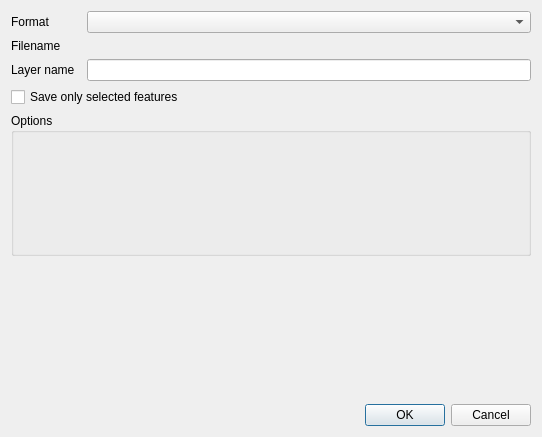
<?xml version="1.0" encoding="UTF-8"?>
<ui version="4.0">
 <class>Dialog</class>
 <widget class="QDialog" name="Dialog">
  <property name="geometry">
   <rect>
    <x>0</x>
    <y>0</y>
    <width>542</width>
    <height>437</height>
   </rect>
  </property>
  <property name="windowTitle">
   <string>Export Spectral Profiles</string>
  </property>
  <layout class="QGridLayout" name="gridLayout">
   <item row="5" column="0">
    <spacer name="verticalSpacer">
     <property name="orientation">
      <enum>Qt::Vertical</enum>
     </property>
     <property name="sizeHint" stdset="0">
      <size>
       <width>20</width>
       <height>40</height>
      </size>
     </property>
    </spacer>
   </item>
   <item row="0" column="0">
    <widget class="QLabel" name="label">
     <property name="text">
      <string>Format</string>
     </property>
    </widget>
   </item>
   <item row="2" column="2">
    <widget class="QLineEdit" name="tbLayerName">
     <property name="inputMask">
      <string/>
     </property>
     <property name="text">
      <string/>
     </property>
    </widget>
   </item>
   <item row="1" column="0">
    <widget class="QLabel" name="label_2">
     <property name="text">
      <string>Filename</string>
     </property>
    </widget>
   </item>
   <item row="0" column="2">
    <widget class="QComboBox" name="cbFormat"/>
   </item>
   <item row="6" column="0" colspan="3">
    <widget class="QDialogButtonBox" name="buttonBox">
     <property name="orientation">
      <enum>Qt::Horizontal</enum>
     </property>
     <property name="standardButtons">
      <set>QDialogButtonBox::Cancel|QDialogButtonBox::Ok</set>
     </property>
    </widget>
   </item>
   <item row="1" column="2">
    <widget class="QgsFileWidget" name="fileWidget">
     <property name="storageMode">
      <enum>QgsFileWidget::SaveFile</enum>
     </property>
    </widget>
   </item>
   <item row="2" column="0">
    <widget class="QLabel" name="labelLayerName">
     <property name="text">
      <string>Layer name</string>
     </property>
    </widget>
   </item>
   <item row="4" column="0" colspan="3">
    <widget class="QScrollArea" name="scrollArea">
     <property name="frameShape">
      <enum>QFrame::NoFrame</enum>
     </property>
     <property name="widgetResizable">
      <bool>true</bool>
     </property>
     <widget class="QWidget" name="scrollAreaWidgetContents">
      <property name="geometry">
       <rect>
        <x>0</x>
        <y>0</y>
        <width>520</width>
        <height>128</height>
       </rect>
      </property>
      <layout class="QVBoxLayout" name="verticalLayout_2">
       <property name="leftMargin">
        <number>0</number>
       </property>
       <property name="topMargin">
        <number>0</number>
       </property>
       <property name="rightMargin">
        <number>0</number>
       </property>
       <property name="bottomMargin">
        <number>0</number>
       </property>
       <item>
        <widget class="QgsCollapsibleGroupBox" name="gbFormatOptions">
         <property name="sizePolicy">
          <sizepolicy hsizetype="Preferred" vsizetype="Preferred">
           <horstretch>0</horstretch>
           <verstretch>1</verstretch>
          </sizepolicy>
         </property>
         <property name="minimumSize">
          <size>
           <width>0</width>
           <height>0</height>
          </size>
         </property>
         <property name="title">
          <string>Options</string>
         </property>
         <layout class="QVBoxLayout" name="verticalLayout">
          <item>
           <widget class="QStackedWidget" name="stackedWidgetFormatOptions"/>
          </item>
         </layout>
        </widget>
       </item>
      </layout>
     </widget>
    </widget>
   </item>
   <item row="3" column="0" colspan="3">
    <widget class="QCheckBox" name="cbSaveSelectedOnly">
     <property name="text">
      <string>Save only selected features</string>
     </property>
    </widget>
   </item>
  </layout>
 </widget>
 <customwidgets>
  <customwidget>
   <class>QgsCollapsibleGroupBox</class>
   <extends>QGroupBox</extends>
   <header>qgscollapsiblegroupbox.h</header>
   <container>1</container>
  </customwidget>
  <customwidget>
   <class>QgsFileWidget</class>
   <extends>QWidget</extends>
   <header>qgsfilewidget.h</header>
  </customwidget>
 </customwidgets>
 <resources>
  <include location="../../qpsresources.qrc"/>
 </resources>
 <connections>
  <connection>
   <sender>buttonBox</sender>
   <signal>accepted()</signal>
   <receiver>Dialog</receiver>
   <slot>accept()</slot>
   <hints>
    <hint type="sourcelabel">
     <x>229</x>
     <y>466</y>
    </hint>
    <hint type="destinationlabel">
     <x>157</x>
     <y>274</y>
    </hint>
   </hints>
  </connection>
  <connection>
   <sender>buttonBox</sender>
   <signal>rejected()</signal>
   <receiver>Dialog</receiver>
   <slot>reject()</slot>
   <hints>
    <hint type="sourcelabel">
     <x>297</x>
     <y>472</y>
    </hint>
    <hint type="destinationlabel">
     <x>286</x>
     <y>274</y>
    </hint>
   </hints>
  </connection>
  <connection>
   <sender>cbFormat</sender>
   <signal>currentIndexChanged(int)</signal>
   <receiver>stackedWidgetFormatOptions</receiver>
   <slot>setCurrentIndex(int)</slot>
   <hints>
    <hint type="sourcelabel">
     <x>331</x>
     <y>24</y>
    </hint>
    <hint type="destinationlabel">
     <x>267</x>
     <y>256</y>
    </hint>
   </hints>
  </connection>
 </connections>
</ui>
